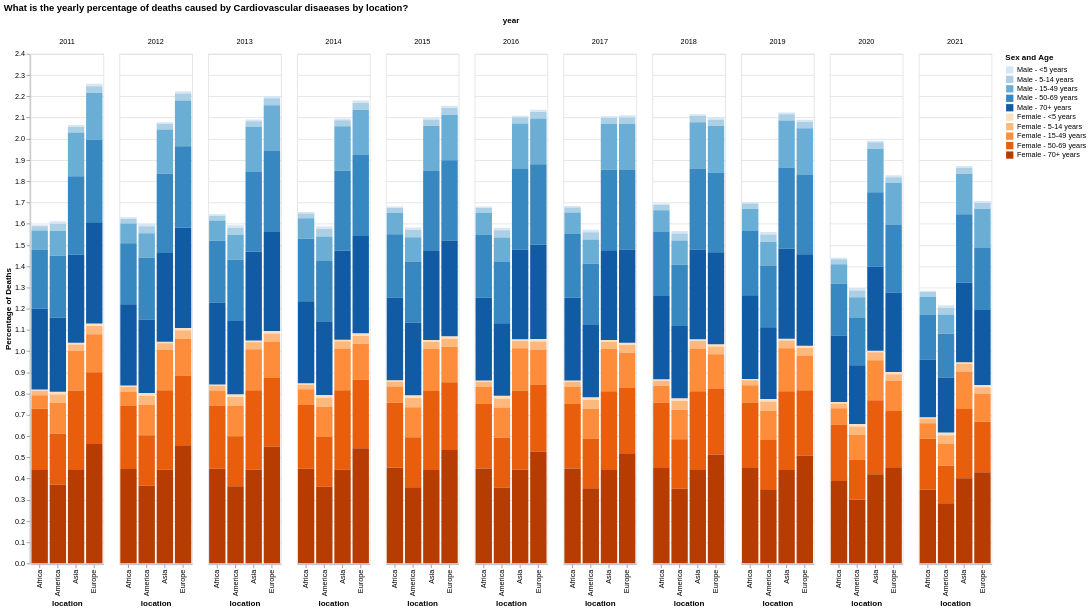

The code cell stored with this chart in its notebook:
### Code cell
# Stacked bar chart
alt.Chart(source).mark_bar().encode(
    x='location:O',
    y=alt.Y('val:Q', scale=alt.Scale(zero=True), title='Percentage of Deaths'),
    color=alt.Color('sex_age:N', scale=alt.Scale(
        domain=color_domain,
        range=color_range
    ), title='Sex and Age'),
    column='year:N',
    tooltip=['sex', 'age', 'val', 'year', 'cause']
).properties(
    title='What is the yearly percentage of deaths caused by Cardiovascular disaeases by location?',
    width=100,
    height=700
).interactive()

### Figure 1 — Vega-Lite specification as saved in the notebook (floating-point values rounded to 4 significant figures; data arrays with more than 128 entries replaced by an {"elided": "..."} marker saying what was removed)
{"config": {"view": {"continuousWidth": 300, "continuousHeight": 300}}, "data": {"name": "data-c27b5c27816102250fa98a2e8a206e59"}, "mark": {"type": "bar"}, "encoding": {"color": {"field": "sex_age", "scale": {"domain": ["Male - <5 years", "Male - 5-14 years", "Male - 15-49 years", "Male - 50-69 years", "Male - 70+ years", "Female - <5 years", "Female - 5-14 years", "Female - 15-49 years", "Female - 50-69 years", "Female - 70+ years"], "range": ["#d6e6f4", "#abd0e6", "#6aaed6", "#3787c0", "#105ba4", "#fedfc0", "#fdb97d", "#fd8c3b", "#e95e0d", "#b63c02"]}, "title": "Sex and Age", "type": "nominal"}, "column": {"field": "year", "type": "nominal"}, "tooltip": [{"field": "sex", "type": "nominal"}, {"field": "age", "type": "nominal"}, {"field": "val", "type": "quantitative"}, {"field": "year", "type": "quantitative"}, {"field": "cause", "type": "nominal"}], "x": {"field": "location", "type": "ordinal"}, "y": {"field": "val", "scale": {"zero": true}, "title": "Percentage of Deaths", "type": "quantitative"}}, "height": 700, "params": [{"name": "param_3", "select": {"type": "interval", "encodings": ["x", "y"]}, "bind": "scales"}], "title": "What is the yearly percentage of deaths caused by Cardiovascular disaeases by location?", "width": 100, "$schema": "https://vega.github.io/schema/vega-lite/v5.20.1.json", "datasets": {"data-c27b5c27816102250fa98a2e8a206e59": {"elided": "440 records"}}}
